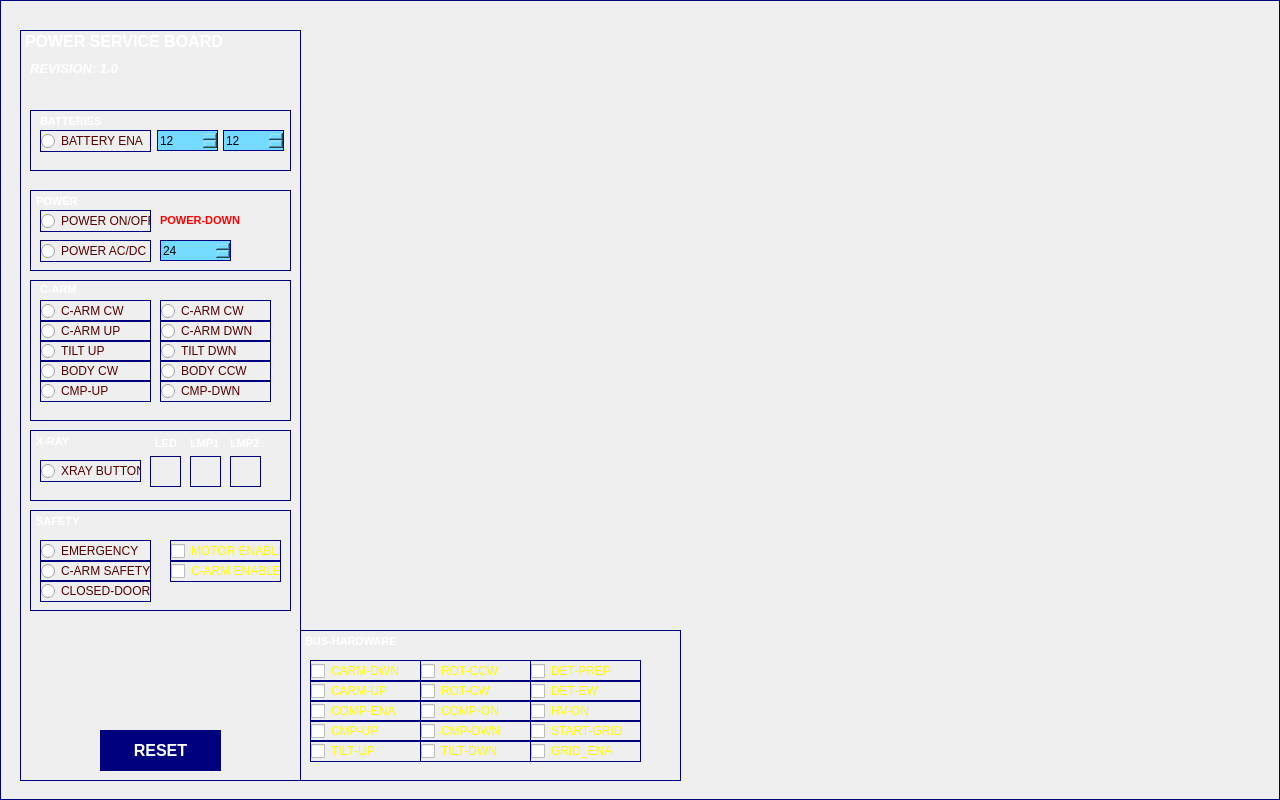
  <widget class="QFrame" name="mainFrame">
   <property name="geometry">
    <rect>
     <x>0</x>
     <y>0</y>
     <width>1280</width>
     <height>800</height>
    </rect>
   </property>
   <property name="font">
    <font>
     <pointsize>20</pointsize>
     <bold>true</bold>
    </font>
   </property>
   <property name="styleSheet">
    <string notr="true">border-width: 1px;
border-style: solid; 
border-color: darkblue;
border-color: rgb(0, 0, 127);</string>
   </property>
   <property name="frameShape">
    <enum>QFrame::StyledPanel</enum>
   </property>
   <property name="frameShadow">
    <enum>QFrame::Raised</enum>
   </property>
   <widget class="QFrame" name="PowerServiceFrame">
    <property name="geometry">
     <rect>
      <x>20</x>
      <y>30</y>
      <width>281</width>
      <height>751</height>
     </rect>
    </property>
    <property name="styleSheet">
     <string notr="true">border-width: 1px;
border-style: solid; 
border-color: darkblue;
border-color: rgb(0, 0, 127);
</string>
    </property>
    <property name="frameShape">
     <enum>QFrame::StyledPanel</enum>
    </property>
    <property name="frameShadow">
     <enum>QFrame::Raised</enum>
    </property>
    <widget class="QPushButton" name="resetButton">
     <property name="geometry">
      <rect>
       <x>80</x>
       <y>700</y>
       <width>121</width>
       <height>41</height>
      </rect>
     </property>
     <property name="font">
      <font>
       <pointsize>12</pointsize>
       <bold>true</bold>
      </font>
     </property>
     <property name="styleSheet">
      <string notr="true">background-color: rgb(0, 0, 127);
color: rgb(255, 255, 255);
</string>
     </property>
     <property name="text">
      <string>RESET</string>
     </property>
     <property name="checkable">
      <bool>false</bool>
     </property>
     <property name="flat">
      <bool>false</bool>
     </property>
    </widget>
    <widget class="QLabel" name="revisionLabel">
     <property name="geometry">
      <rect>
       <x>10</x>
       <y>30</y>
       <width>251</width>
       <height>16</height>
      </rect>
     </property>
     <property name="font">
      <font>
       <pointsize>10</pointsize>
       <italic>true</italic>
       <bold>true</bold>
      </font>
     </property>
     <property name="cursor">
      <cursorShape>CrossCursor</cursorShape>
     </property>
     <property name="layoutDirection">
      <enum>Qt::LeftToRight</enum>
     </property>
     <property name="styleSheet">
      <string notr="true">color: rgb(255, 255, 255);
border-width: 0px;
</string>
     </property>
     <property name="text">
      <string>REVISION: 1.0</string>
     </property>
     <property name="alignment">
      <set>Qt::AlignLeading|Qt::AlignLeft|Qt::AlignVCenter</set>
     </property>
    </widget>
    <widget class="QFrame" name="batteryFrame">
     <property name="geometry">
      <rect>
       <x>10</x>
       <y>80</y>
       <width>261</width>
       <height>61</height>
      </rect>
     </property>
     <property name="frameShape">
      <enum>QFrame::StyledPanel</enum>
     </property>
     <property name="frameShadow">
      <enum>QFrame::Raised</enum>
     </property>
     <widget class="QLabel" name="label_31">
      <property name="geometry">
       <rect>
        <x>10</x>
        <y>1</y>
        <width>61</width>
        <height>20</height>
       </rect>
      </property>
      <property name="font">
       <font>
        <pointsize>8</pointsize>
        <italic>false</italic>
        <bold>true</bold>
       </font>
      </property>
      <property name="cursor">
       <cursorShape>CrossCursor</cursorShape>
      </property>
      <property name="layoutDirection">
       <enum>Qt::LeftToRight</enum>
      </property>
      <property name="styleSheet">
       <string notr="true">color: rgb(255, 255, 255);
border-width: 0px;
</string>
      </property>
      <property name="text">
       <string>BATTERIES</string>
      </property>
      <property name="alignment">
       <set>Qt::AlignLeading|Qt::AlignLeft|Qt::AlignVCenter</set>
      </property>
     </widget>
     <widget class="QRadioButton" name="BattEna">
      <property name="geometry">
       <rect>
        <x>10</x>
        <y>20</y>
        <width>111</width>
        <height>22</height>
       </rect>
      </property>
      <property name="styleSheet">
       <string notr="true">color: rgb(85, 0, 0);
font: 700 8pt &quot;Arial&quot;;</string>
      </property>
      <property name="text">
       <string>BATTERY ENA</string>
      </property>
      <property name="autoExclusive">
       <bool>false</bool>
      </property>
     </widget>
     <widget class="QSpinBox" name="batt1Value">
      <property name="geometry">
       <rect>
        <x>127</x>
        <y>20</y>
        <width>61</width>
        <height>21</height>
       </rect>
      </property>
      <property name="styleSheet">
       <string notr="true">background-color: rgb(117, 218, 255);
color: rgb(0, 0, 0);
font: 700 12pt &quot;Arial&quot;;
border-width: 1px;
border-style: solid; 
border-color: darkblue;</string>
      </property>
      <property name="minimum">
       <number>10</number>
      </property>
      <property name="maximum">
       <number>14</number>
      </property>
      <property name="singleStep">
       <number>1</number>
      </property>
      <property name="value">
       <number>12</number>
      </property>
     </widget>
     <widget class="QSpinBox" name="batt2Value">
      <property name="geometry">
       <rect>
        <x>193</x>
        <y>20</y>
        <width>61</width>
        <height>21</height>
       </rect>
      </property>
      <property name="styleSheet">
       <string notr="true">background-color: rgb(117, 218, 255);
color: rgb(0, 0, 0);
font: 700 12pt &quot;Arial&quot;;
border-width: 1px;
border-style: solid; 
border-color: darkblue;</string>
      </property>
      <property name="minimum">
       <number>10</number>
      </property>
      <property name="maximum">
       <number>14</number>
      </property>
      <property name="singleStep">
       <number>1</number>
      </property>
      <property name="value">
       <number>12</number>
      </property>
     </widget>
    </widget>
    <widget class="QFrame" name="powerFrame">
     <property name="geometry">
      <rect>
       <x>10</x>
       <y>160</y>
       <width>261</width>
       <height>81</height>
      </rect>
     </property>
     <property name="frameShape">
      <enum>QFrame::StyledPanel</enum>
     </property>
     <property name="frameShadow">
      <enum>QFrame::Raised</enum>
     </property>
     <widget class="QLabel" name="label_32">
      <property name="geometry">
       <rect>
        <x>6</x>
        <y>1</y>
        <width>61</width>
        <height>20</height>
       </rect>
      </property>
      <property name="font">
       <font>
        <pointsize>8</pointsize>
        <italic>false</italic>
        <bold>true</bold>
       </font>
      </property>
      <property name="cursor">
       <cursorShape>CrossCursor</cursorShape>
      </property>
      <property name="layoutDirection">
       <enum>Qt::LeftToRight</enum>
      </property>
      <property name="styleSheet">
       <string notr="true">color: rgb(255, 255, 255);
border-width: 0px;
</string>
      </property>
      <property name="text">
       <string>POWER</string>
      </property>
      <property name="alignment">
       <set>Qt::AlignLeading|Qt::AlignLeft|Qt::AlignVCenter</set>
      </property>
     </widget>
     <widget class="QSpinBox" name="AcDcValue">
      <property name="geometry">
       <rect>
        <x>130</x>
        <y>50</y>
        <width>71</width>
        <height>21</height>
       </rect>
      </property>
      <property name="styleSheet">
       <string notr="true">background-color: rgb(117, 218, 255);
color: rgb(0, 0, 0);
font: 700 12pt &quot;Arial&quot;;
border-width: 1px;
border-style: solid; 
border-color: darkblue;</string>
      </property>
      <property name="minimum">
       <number>18</number>
      </property>
      <property name="maximum">
       <number>26</number>
      </property>
      <property name="singleStep">
       <number>10</number>
      </property>
      <property name="value">
       <number>24</number>
      </property>
     </widget>
     <widget class="QRadioButton" name="PowerOn">
      <property name="geometry">
       <rect>
        <x>10</x>
        <y>20</y>
        <width>111</width>
        <height>22</height>
       </rect>
      </property>
      <property name="styleSheet">
       <string notr="true">color: rgb(85, 0, 0);
font: 700 8pt &quot;Arial&quot;;</string>
      </property>
      <property name="text">
       <string>POWER ON/OFF</string>
      </property>
      <property name="autoExclusive">
       <bool>false</bool>
      </property>
     </widget>
     <widget class="QRadioButton" name="PowerAcDc">
      <property name="geometry">
       <rect>
        <x>10</x>
        <y>50</y>
        <width>111</width>
        <height>22</height>
       </rect>
      </property>
      <property name="styleSheet">
       <string notr="true">color: rgb(85, 0, 0);
font: 700 8pt &quot;Arial&quot;;</string>
      </property>
      <property name="text">
       <string>POWER AC/DC</string>
      </property>
      <property name="autoExclusive">
       <bool>false</bool>
      </property>
     </widget>
     <widget class="QLabel" name="powerDown">
      <property name="geometry">
       <rect>
        <x>130</x>
        <y>20</y>
        <width>81</width>
        <height>20</height>
       </rect>
      </property>
      <property name="font">
       <font>
        <pointsize>8</pointsize>
        <italic>false</italic>
        <bold>true</bold>
       </font>
      </property>
      <property name="cursor">
       <cursorShape>CrossCursor</cursorShape>
      </property>
      <property name="layoutDirection">
       <enum>Qt::LeftToRight</enum>
      </property>
      <property name="styleSheet">
       <string notr="true">color: rgb(255, 0, 0);
border-width: 0px;
</string>
      </property>
      <property name="text">
       <string>POWER-DOWN</string>
      </property>
      <property name="alignment">
       <set>Qt::AlignLeading|Qt::AlignLeft|Qt::AlignVCenter</set>
      </property>
     </widget>
    </widget>
    <widget class="QFrame" name="CarmFrame">
     <property name="geometry">
      <rect>
       <x>10</x>
       <y>250</y>
       <width>261</width>
       <height>141</height>
      </rect>
     </property>
     <property name="frameShape">
      <enum>QFrame::StyledPanel</enum>
     </property>
     <property name="frameShadow">
      <enum>QFrame::Raised</enum>
     </property>
     <widget class="QLabel" name="label_33">
      <property name="geometry">
       <rect>
        <x>10</x>
        <y>1</y>
        <width>41</width>
        <height>16</height>
       </rect>
      </property>
      <property name="font">
       <font>
        <pointsize>8</pointsize>
        <italic>false</italic>
        <bold>true</bold>
       </font>
      </property>
      <property name="cursor">
       <cursorShape>CrossCursor</cursorShape>
      </property>
      <property name="layoutDirection">
       <enum>Qt::LeftToRight</enum>
      </property>
      <property name="styleSheet">
       <string notr="true">color: rgb(255, 255, 255);
border-width: 0px;
</string>
      </property>
      <property name="text">
       <string>C-ARM</string>
      </property>
      <property name="alignment">
       <set>Qt::AlignLeading|Qt::AlignLeft|Qt::AlignVCenter</set>
      </property>
     </widget>
     <widget class="QRadioButton" name="CARM_CW">
      <property name="geometry">
       <rect>
        <x>10</x>
        <y>20</y>
        <width>111</width>
        <height>22</height>
       </rect>
      </property>
      <property name="styleSheet">
       <string notr="true">color: rgb(85, 0, 0);
font: 700 8pt &quot;Arial&quot;;</string>
      </property>
      <property name="text">
       <string>C-ARM CW</string>
      </property>
      <property name="autoExclusive">
       <bool>false</bool>
      </property>
     </widget>
     <widget class="QRadioButton" name="CARM_CCW">
      <property name="geometry">
       <rect>
        <x>130</x>
        <y>20</y>
        <width>111</width>
        <height>22</height>
       </rect>
      </property>
      <property name="styleSheet">
       <string notr="true">color: rgb(85, 0, 0);
font: 700 8pt &quot;Arial&quot;;</string>
      </property>
      <property name="text">
       <string>C-ARM CW</string>
      </property>
      <property name="autoExclusive">
       <bool>false</bool>
      </property>
     </widget>
     <widget class="QRadioButton" name="CARM_DWN">
      <property name="geometry">
       <rect>
        <x>130</x>
        <y>40</y>
        <width>111</width>
        <height>22</height>
       </rect>
      </property>
      <property name="styleSheet">
       <string notr="true">color: rgb(85, 0, 0);
font: 700 8pt &quot;Arial&quot;;</string>
      </property>
      <property name="text">
       <string>C-ARM DWN</string>
      </property>
      <property name="autoExclusive">
       <bool>false</bool>
      </property>
     </widget>
     <widget class="QRadioButton" name="CARM_UP">
      <property name="geometry">
       <rect>
        <x>10</x>
        <y>40</y>
        <width>111</width>
        <height>22</height>
       </rect>
      </property>
      <property name="styleSheet">
       <string notr="true">color: rgb(85, 0, 0);
font: 700 8pt &quot;Arial&quot;;</string>
      </property>
      <property name="text">
       <string>C-ARM UP</string>
      </property>
      <property name="autoExclusive">
       <bool>false</bool>
      </property>
     </widget>
     <widget class="QRadioButton" name="TILT_DWN">
      <property name="geometry">
       <rect>
        <x>130</x>
        <y>60</y>
        <width>111</width>
        <height>22</height>
       </rect>
      </property>
      <property name="styleSheet">
       <string notr="true">color: rgb(85, 0, 0);
font: 700 8pt &quot;Arial&quot;;</string>
      </property>
      <property name="text">
       <string>TILT DWN</string>
      </property>
      <property name="autoExclusive">
       <bool>false</bool>
      </property>
     </widget>
     <widget class="QRadioButton" name="TILT_UP">
      <property name="geometry">
       <rect>
        <x>10</x>
        <y>60</y>
        <width>111</width>
        <height>22</height>
       </rect>
      </property>
      <property name="styleSheet">
       <string notr="true">color: rgb(85, 0, 0);
font: 700 8pt &quot;Arial&quot;;</string>
      </property>
      <property name="text">
       <string>TILT UP</string>
      </property>
      <property name="autoExclusive">
       <bool>false</bool>
      </property>
     </widget>
     <widget class="QRadioButton" name="BODY_CCW">
      <property name="geometry">
       <rect>
        <x>130</x>
        <y>80</y>
        <width>111</width>
        <height>22</height>
       </rect>
      </property>
      <property name="styleSheet">
       <string notr="true">color: rgb(85, 0, 0);
font: 700 8pt &quot;Arial&quot;;</string>
      </property>
      <property name="text">
       <string>BODY CCW</string>
      </property>
      <property name="autoExclusive">
       <bool>false</bool>
      </property>
     </widget>
     <widget class="QRadioButton" name="BODY_CW">
      <property name="geometry">
       <rect>
        <x>10</x>
        <y>80</y>
        <width>111</width>
        <height>22</height>
       </rect>
      </property>
      <property name="styleSheet">
       <string notr="true">color: rgb(85, 0, 0);
font: 700 8pt &quot;Arial&quot;;</string>
      </property>
      <property name="text">
       <string>BODY CW</string>
      </property>
      <property name="autoExclusive">
       <bool>false</bool>
      </property>
     </widget>
     <widget class="QRadioButton" name="CMP_UP">
      <property name="geometry">
       <rect>
        <x>10</x>
        <y>100</y>
        <width>111</width>
        <height>22</height>
       </rect>
      </property>
      <property name="styleSheet">
       <string notr="true">color: rgb(85, 0, 0);
font: 700 8pt &quot;Arial&quot;;</string>
      </property>
      <property name="text">
       <string>CMP-UP</string>
      </property>
      <property name="autoExclusive">
       <bool>false</bool>
      </property>
     </widget>
     <widget class="QRadioButton" name="CMP_DWN">
      <property name="geometry">
       <rect>
        <x>130</x>
        <y>100</y>
        <width>111</width>
        <height>22</height>
       </rect>
      </property>
      <property name="styleSheet">
       <string notr="true">color: rgb(85, 0, 0);
font: 700 8pt &quot;Arial&quot;;</string>
      </property>
      <property name="text">
       <string>CMP-DWN</string>
      </property>
      <property name="autoExclusive">
       <bool>false</bool>
      </property>
     </widget>
    </widget>
    <widget class="QFrame" name="xrayFrame">
     <property name="geometry">
      <rect>
       <x>10</x>
       <y>400</y>
       <width>261</width>
       <height>71</height>
      </rect>
     </property>
     <property name="frameShape">
      <enum>QFrame::StyledPanel</enum>
     </property>
     <property name="frameShadow">
      <enum>QFrame::Raised</enum>
     </property>
     <widget class="QLabel" name="label_35">
      <property name="geometry">
       <rect>
        <x>6</x>
        <y>1</y>
        <width>61</width>
        <height>20</height>
       </rect>
      </property>
      <property name="font">
       <font>
        <pointsize>8</pointsize>
        <italic>false</italic>
        <bold>true</bold>
       </font>
      </property>
      <property name="cursor">
       <cursorShape>CrossCursor</cursorShape>
      </property>
      <property name="layoutDirection">
       <enum>Qt::LeftToRight</enum>
      </property>
      <property name="styleSheet">
       <string notr="true">color: rgb(255, 255, 255);
border-width: 0px;
</string>
      </property>
      <property name="text">
       <string>X-RAY</string>
      </property>
      <property name="alignment">
       <set>Qt::AlignLeading|Qt::AlignLeft|Qt::AlignVCenter</set>
      </property>
     </widget>
     <widget class="QFrame" name="xrayLed">
      <property name="geometry">
       <rect>
        <x>120</x>
        <y>26</y>
        <width>31</width>
        <height>31</height>
       </rect>
      </property>
      <property name="styleSheet">
       <string notr="true">border-image: url(:/Sym/Sym/xray_sym.png);</string>
      </property>
      <property name="frameShape">
       <enum>QFrame::StyledPanel</enum>
      </property>
      <property name="frameShadow">
       <enum>QFrame::Raised</enum>
      </property>
     </widget>
     <widget class="QFrame" name="xrayLmp1">
      <property name="geometry">
       <rect>
        <x>160</x>
        <y>26</y>
        <width>31</width>
        <height>31</height>
       </rect>
      </property>
      <property name="styleSheet">
       <string notr="true">border-image: url(:/Sym/Sym/xray_sym.png);</string>
      </property>
      <property name="frameShape">
       <enum>QFrame::StyledPanel</enum>
      </property>
      <property name="frameShadow">
       <enum>QFrame::Raised</enum>
      </property>
     </widget>
     <widget class="QFrame" name="xrayLmp2">
      <property name="geometry">
       <rect>
        <x>200</x>
        <y>26</y>
        <width>31</width>
        <height>31</height>
       </rect>
      </property>
      <property name="styleSheet">
       <string notr="true">border-image: url(:/Sym/Sym/xray_sym.png);</string>
      </property>
      <property name="frameShape">
       <enum>QFrame::StyledPanel</enum>
      </property>
      <property name="frameShadow">
       <enum>QFrame::Raised</enum>
      </property>
     </widget>
     <widget class="QLabel" name="label_36">
      <property name="geometry">
       <rect>
        <x>125</x>
        <y>3</y>
        <width>21</width>
        <height>20</height>
       </rect>
      </property>
      <property name="font">
       <font>
        <pointsize>8</pointsize>
        <italic>false</italic>
        <bold>true</bold>
       </font>
      </property>
      <property name="cursor">
       <cursorShape>CrossCursor</cursorShape>
      </property>
      <property name="layoutDirection">
       <enum>Qt::LeftToRight</enum>
      </property>
      <property name="styleSheet">
       <string notr="true">color: rgb(255, 255, 255);
border-width: 0px;
</string>
      </property>
      <property name="text">
       <string>LED</string>
      </property>
      <property name="alignment">
       <set>Qt::AlignLeading|Qt::AlignLeft|Qt::AlignVCenter</set>
      </property>
     </widget>
     <widget class="QLabel" name="label_37">
      <property name="geometry">
       <rect>
        <x>160</x>
        <y>3</y>
        <width>31</width>
        <height>20</height>
       </rect>
      </property>
      <property name="font">
       <font>
        <pointsize>8</pointsize>
        <italic>false</italic>
        <bold>true</bold>
       </font>
      </property>
      <property name="cursor">
       <cursorShape>CrossCursor</cursorShape>
      </property>
      <property name="layoutDirection">
       <enum>Qt::LeftToRight</enum>
      </property>
      <property name="styleSheet">
       <string notr="true">color: rgb(255, 255, 255);
border-width: 0px;
</string>
      </property>
      <property name="text">
       <string>LMP1</string>
      </property>
      <property name="alignment">
       <set>Qt::AlignLeading|Qt::AlignLeft|Qt::AlignVCenter</set>
      </property>
     </widget>
     <widget class="QLabel" name="label_39">
      <property name="geometry">
       <rect>
        <x>200</x>
        <y>3</y>
        <width>31</width>
        <height>20</height>
       </rect>
      </property>
      <property name="font">
       <font>
        <pointsize>8</pointsize>
        <italic>false</italic>
        <bold>true</bold>
       </font>
      </property>
      <property name="cursor">
       <cursorShape>CrossCursor</cursorShape>
      </property>
      <property name="layoutDirection">
       <enum>Qt::LeftToRight</enum>
      </property>
      <property name="styleSheet">
       <string notr="true">color: rgb(255, 255, 255);
border-width: 0px;
</string>
      </property>
      <property name="text">
       <string>LMP2</string>
      </property>
      <property name="alignment">
       <set>Qt::AlignLeading|Qt::AlignLeft|Qt::AlignVCenter</set>
      </property>
     </widget>
     <widget class="QRadioButton" name="XrayButton">
      <property name="geometry">
       <rect>
        <x>10</x>
        <y>30</y>
        <width>101</width>
        <height>22</height>
       </rect>
      </property>
      <property name="styleSheet">
       <string notr="true">color: rgb(85, 0, 0);
font: 700 8pt &quot;Arial&quot;;</string>
      </property>
      <property name="text">
       <string>XRAY BUTTON</string>
      </property>
      <property name="autoExclusive">
       <bool>false</bool>
      </property>
     </widget>
    </widget>
    <widget class="QLabel" name="label_21">
     <property name="geometry">
      <rect>
       <x>5</x>
       <y>1</y>
       <width>241</width>
       <height>20</height>
      </rect>
     </property>
     <property name="font">
      <font>
       <pointsize>12</pointsize>
       <italic>false</italic>
       <bold>true</bold>
      </font>
     </property>
     <property name="styleSheet">
      <string notr="true">color: rgb(255, 255, 255);
border-width: 0px;
</string>
     </property>
     <property name="text">
      <string>POWER SERVICE BOARD</string>
     </property>
    </widget>
    <widget class="QFrame" name="safetyFrame">
     <property name="geometry">
      <rect>
       <x>10</x>
       <y>480</y>
       <width>261</width>
       <height>101</height>
      </rect>
     </property>
     <property name="frameShape">
      <enum>QFrame::StyledPanel</enum>
     </property>
     <property name="frameShadow">
      <enum>QFrame::Raised</enum>
     </property>
     <widget class="QLabel" name="label_40">
      <property name="geometry">
       <rect>
        <x>6</x>
        <y>1</y>
        <width>61</width>
        <height>20</height>
       </rect>
      </property>
      <property name="font">
       <font>
        <pointsize>8</pointsize>
        <italic>false</italic>
        <bold>true</bold>
       </font>
      </property>
      <property name="cursor">
       <cursorShape>CrossCursor</cursorShape>
      </property>
      <property name="layoutDirection">
       <enum>Qt::LeftToRight</enum>
      </property>
      <property name="styleSheet">
       <string notr="true">color: rgb(255, 255, 255);
border-width: 0px;
</string>
      </property>
      <property name="text">
       <string>SAFETY</string>
      </property>
      <property name="alignment">
       <set>Qt::AlignLeading|Qt::AlignLeft|Qt::AlignVCenter</set>
      </property>
     </widget>
     <widget class="QRadioButton" name="Emergency">
      <property name="geometry">
       <rect>
        <x>10</x>
        <y>30</y>
        <width>111</width>
        <height>22</height>
       </rect>
      </property>
      <property name="styleSheet">
       <string notr="true">color: rgb(85, 0, 0);
font: 700 8pt &quot;Arial&quot;;</string>
      </property>
      <property name="text">
       <string>EMERGENCY</string>
      </property>
      <property name="autoExclusive">
       <bool>false</bool>
      </property>
     </widget>
     <widget class="QRadioButton" name="CARMSafety">
      <property name="geometry">
       <rect>
        <x>10</x>
        <y>50</y>
        <width>111</width>
        <height>22</height>
       </rect>
      </property>
      <property name="styleSheet">
       <string notr="true">color: rgb(85, 0, 0);
font: 700 8pt &quot;Arial&quot;;</string>
      </property>
      <property name="text">
       <string>C-ARM SAFETY</string>
      </property>
      <property name="autoExclusive">
       <bool>false</bool>
      </property>
     </widget>
     <widget class="QCheckBox" name="MotorEnabled">
      <property name="geometry">
       <rect>
        <x>140</x>
        <y>30</y>
        <width>111</width>
        <height>22</height>
       </rect>
      </property>
      <property name="styleSheet">
       <string notr="true">color: rgb(255, 255, 0);
font: 8pt &quot;Arial&quot;;</string>
      </property>
      <property name="text">
       <string>MOTOR ENABLED</string>
      </property>
      <property name="checkable">
       <bool>false</bool>
      </property>
     </widget>
     <widget class="QCheckBox" name="CARMEnabled">
      <property name="geometry">
       <rect>
        <x>140</x>
        <y>50</y>
        <width>111</width>
        <height>22</height>
       </rect>
      </property>
      <property name="styleSheet">
       <string notr="true">color: rgb(255, 255, 0);
font: 8pt &quot;Arial&quot;;</string>
      </property>
      <property name="text">
       <string>C-ARM ENABLED</string>
      </property>
      <property name="checkable">
       <bool>false</bool>
      </property>
     </widget>
     <widget class="QRadioButton" name="ClosedDoor">
      <property name="geometry">
       <rect>
        <x>10</x>
        <y>70</y>
        <width>111</width>
        <height>22</height>
       </rect>
      </property>
      <property name="styleSheet">
       <string notr="true">color: rgb(85, 0, 0);
font: 700 8pt &quot;Arial&quot;;</string>
      </property>
      <property name="text">
       <string>CLOSED-DOOR</string>
      </property>
      <property name="autoExclusive">
       <bool>false</bool>
      </property>
     </widget>
    </widget>
   </widget>
   <widget class="QFrame" name="HWFrame">
    <property name="geometry">
     <rect>
      <x>300</x>
      <y>630</y>
      <width>381</width>
      <height>151</height>
     </rect>
    </property>
    <property name="frameShape">
     <enum>QFrame::StyledPanel</enum>
    </property>
    <property name="frameShadow">
     <enum>QFrame::Raised</enum>
    </property>
    <widget class="QLabel" name="label_41">
     <property name="geometry">
      <rect>
       <x>5</x>
       <y>1</y>
       <width>141</width>
       <height>20</height>
      </rect>
     </property>
     <property name="font">
      <font>
       <pointsize>8</pointsize>
       <italic>false</italic>
       <bold>true</bold>
      </font>
     </property>
     <property name="cursor">
      <cursorShape>CrossCursor</cursorShape>
     </property>
     <property name="layoutDirection">
      <enum>Qt::LeftToRight</enum>
     </property>
     <property name="styleSheet">
      <string notr="true">color: rgb(255, 255, 255);
border-width: 0px;
</string>
     </property>
     <property name="text">
      <string>BUS-HARDWARE</string>
     </property>
     <property name="alignment">
      <set>Qt::AlignLeading|Qt::AlignLeft|Qt::AlignVCenter</set>
     </property>
    </widget>
    <widget class="QCheckBox" name="HW_CARM_DWN">
     <property name="geometry">
      <rect>
       <x>10</x>
       <y>30</y>
       <width>111</width>
       <height>22</height>
      </rect>
     </property>
     <property name="styleSheet">
      <string notr="true">color: rgb(255, 255, 0);
font: 8pt &quot;Arial&quot;;</string>
     </property>
     <property name="text">
      <string>CARM-DWN</string>
     </property>
    </widget>
    <widget class="QCheckBox" name="HW_CARM_UP">
     <property name="geometry">
      <rect>
       <x>10</x>
       <y>50</y>
       <width>111</width>
       <height>22</height>
      </rect>
     </property>
     <property name="styleSheet">
      <string notr="true">color: rgb(255, 255, 0);
font: 8pt &quot;Arial&quot;;</string>
     </property>
     <property name="text">
      <string>CARM-UP</string>
     </property>
    </widget>
    <widget class="QCheckBox" name="HW_COMP_ENA">
     <property name="geometry">
      <rect>
       <x>10</x>
       <y>70</y>
       <width>111</width>
       <height>22</height>
      </rect>
     </property>
     <property name="styleSheet">
      <string notr="true">color: rgb(255, 255, 0);
font: 8pt &quot;Arial&quot;;</string>
     </property>
     <property name="text">
      <string>COMP-ENA</string>
     </property>
    </widget>
    <widget class="QCheckBox" name="HW_ROT_CCW">
     <property name="geometry">
      <rect>
       <x>120</x>
       <y>30</y>
       <width>111</width>
       <height>22</height>
      </rect>
     </property>
     <property name="styleSheet">
      <string notr="true">color: rgb(255, 255, 0);
font: 8pt &quot;Arial&quot;;</string>
     </property>
     <property name="text">
      <string>ROT-CCW</string>
     </property>
    </widget>
    <widget class="QCheckBox" name="HW_ROT_CW">
     <property name="geometry">
      <rect>
       <x>120</x>
       <y>50</y>
       <width>111</width>
       <height>22</height>
      </rect>
     </property>
     <property name="styleSheet">
      <string notr="true">color: rgb(255, 255, 0);
font: 8pt &quot;Arial&quot;;</string>
     </property>
     <property name="text">
      <string>ROT-CW</string>
     </property>
    </widget>
    <widget class="QCheckBox" name="HW_COMP_ON">
     <property name="geometry">
      <rect>
       <x>120</x>
       <y>70</y>
       <width>111</width>
       <height>22</height>
      </rect>
     </property>
     <property name="styleSheet">
      <string notr="true">color: rgb(255, 255, 0);
font: 8pt &quot;Arial&quot;;</string>
     </property>
     <property name="text">
      <string>COMP-ON</string>
     </property>
    </widget>
    <widget class="QCheckBox" name="HW_CMP_UP">
     <property name="geometry">
      <rect>
       <x>10</x>
       <y>90</y>
       <width>111</width>
       <height>22</height>
      </rect>
     </property>
     <property name="styleSheet">
      <string notr="true">color: rgb(255, 255, 0);
font: 8pt &quot;Arial&quot;;</string>
     </property>
     <property name="text">
      <string>CMP-UP</string>
     </property>
    </widget>
    <widget class="QCheckBox" name="HW_CMP_DWN">
     <property name="geometry">
      <rect>
       <x>120</x>
       <y>90</y>
       <width>111</width>
       <height>22</height>
      </rect>
     </property>
     <property name="styleSheet">
      <string notr="true">color: rgb(255, 255, 0);
font: 8pt &quot;Arial&quot;;</string>
     </property>
     <property name="text">
      <string>CMP-DWN</string>
     </property>
    </widget>
    <widget class="QCheckBox" name="HW_TILT_UP">
     <property name="geometry">
      <rect>
       <x>10</x>
       <y>110</y>
       <width>111</width>
       <height>22</height>
      </rect>
     </property>
     <property name="styleSheet">
      <string notr="true">color: rgb(255, 255, 0);
font: 8pt &quot;Arial&quot;;</string>
     </property>
     <property name="text">
      <string>TILT-UP</string>
     </property>
    </widget>
    <widget class="QCheckBox" name="HW_TILT_DWN">
     <property name="geometry">
      <rect>
       <x>120</x>
       <y>110</y>
       <width>111</width>
       <height>22</height>
      </rect>
     </property>
     <property name="styleSheet">
      <string notr="true">color: rgb(255, 255, 0);
font: 8pt &quot;Arial&quot;;</string>
     </property>
     <property name="text">
      <string>TILT-DWN</string>
     </property>
    </widget>
    <widget class="QCheckBox" name="HW_DET_PREP">
     <property name="geometry">
      <rect>
       <x>230</x>
       <y>30</y>
       <width>111</width>
       <height>22</height>
      </rect>
     </property>
     <property name="styleSheet">
      <string notr="true">color: rgb(255, 255, 0);
font: 8pt &quot;Arial&quot;;</string>
     </property>
     <property name="text">
      <string>DET-PREP</string>
     </property>
    </widget>
    <widget class="QCheckBox" name="HW_DET_EW">
     <property name="geometry">
      <rect>
       <x>230</x>
       <y>50</y>
       <width>111</width>
       <height>22</height>
      </rect>
     </property>
     <property name="styleSheet">
      <string notr="true">color: rgb(255, 255, 0);
font: 8pt &quot;Arial&quot;;</string>
     </property>
     <property name="text">
      <string>DET-EW</string>
     </property>
    </widget>
    <widget class="QCheckBox" name="HW_HV_ON">
     <property name="geometry">
      <rect>
       <x>230</x>
       <y>70</y>
       <width>111</width>
       <height>22</height>
      </rect>
     </property>
     <property name="styleSheet">
      <string notr="true">color: rgb(255, 255, 0);
font: 8pt &quot;Arial&quot;;</string>
     </property>
     <property name="text">
      <string>HV-ON</string>
     </property>
    </widget>
    <widget class="QCheckBox" name="HW_START_GRID">
     <property name="geometry">
      <rect>
       <x>230</x>
       <y>90</y>
       <width>111</width>
       <height>22</height>
      </rect>
     </property>
     <property name="styleSheet">
      <string notr="true">color: rgb(255, 255, 0);
font: 8pt &quot;Arial&quot;;</string>
     </property>
     <property name="text">
      <string>START-GRID</string>
     </property>
    </widget>
    <widget class="QCheckBox" name="HW_GRID_ENA">
     <property name="geometry">
      <rect>
       <x>230</x>
       <y>110</y>
       <width>111</width>
       <height>22</height>
      </rect>
     </property>
     <property name="styleSheet">
      <string notr="true">color: rgb(255, 255, 0);
font: 8pt &quot;Arial&quot;;</string>
     </property>
     <property name="text">
      <string>GRID_ENA</string>
     </property>
    </widget>
   </widget>
  </widget>
